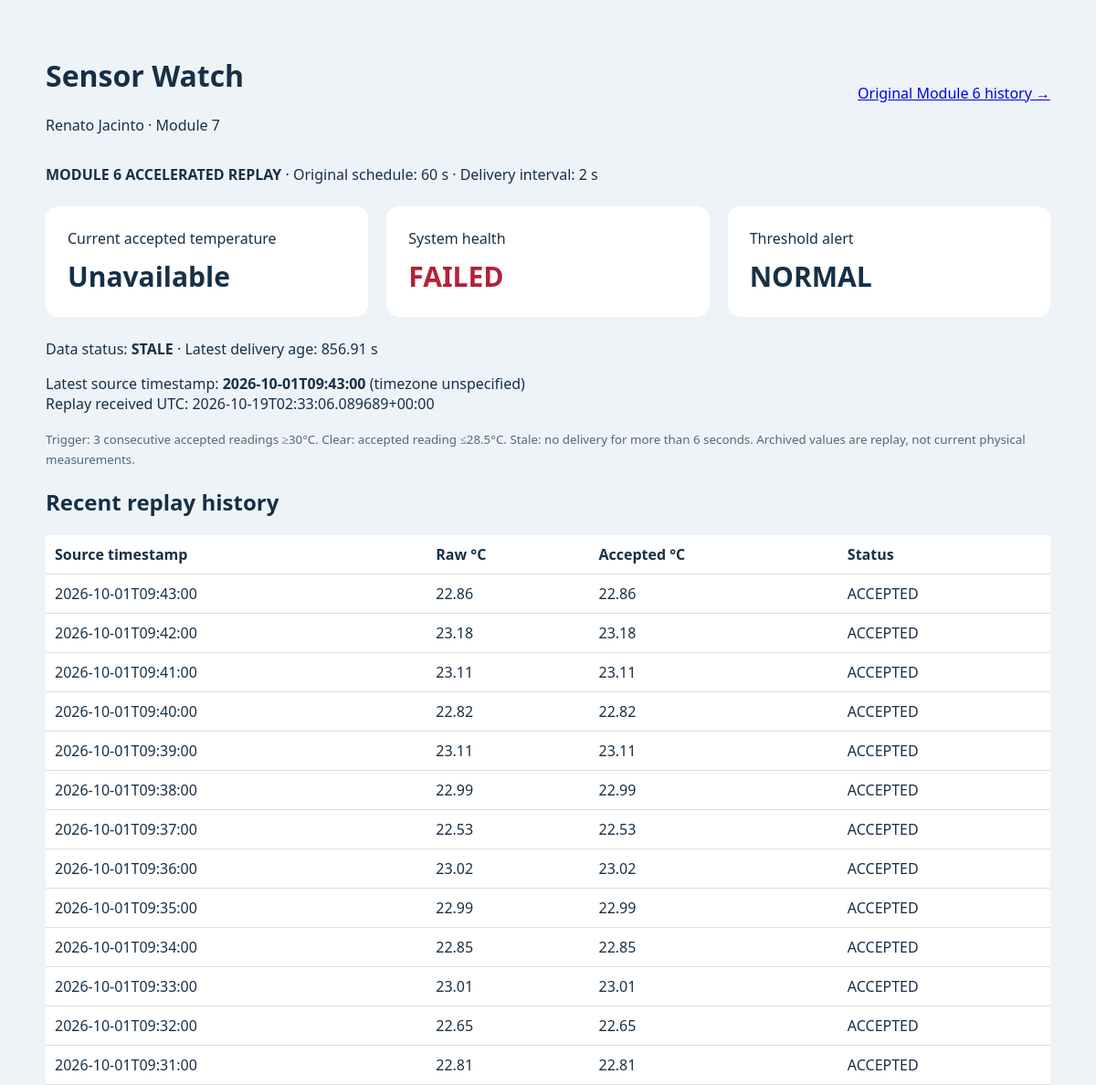
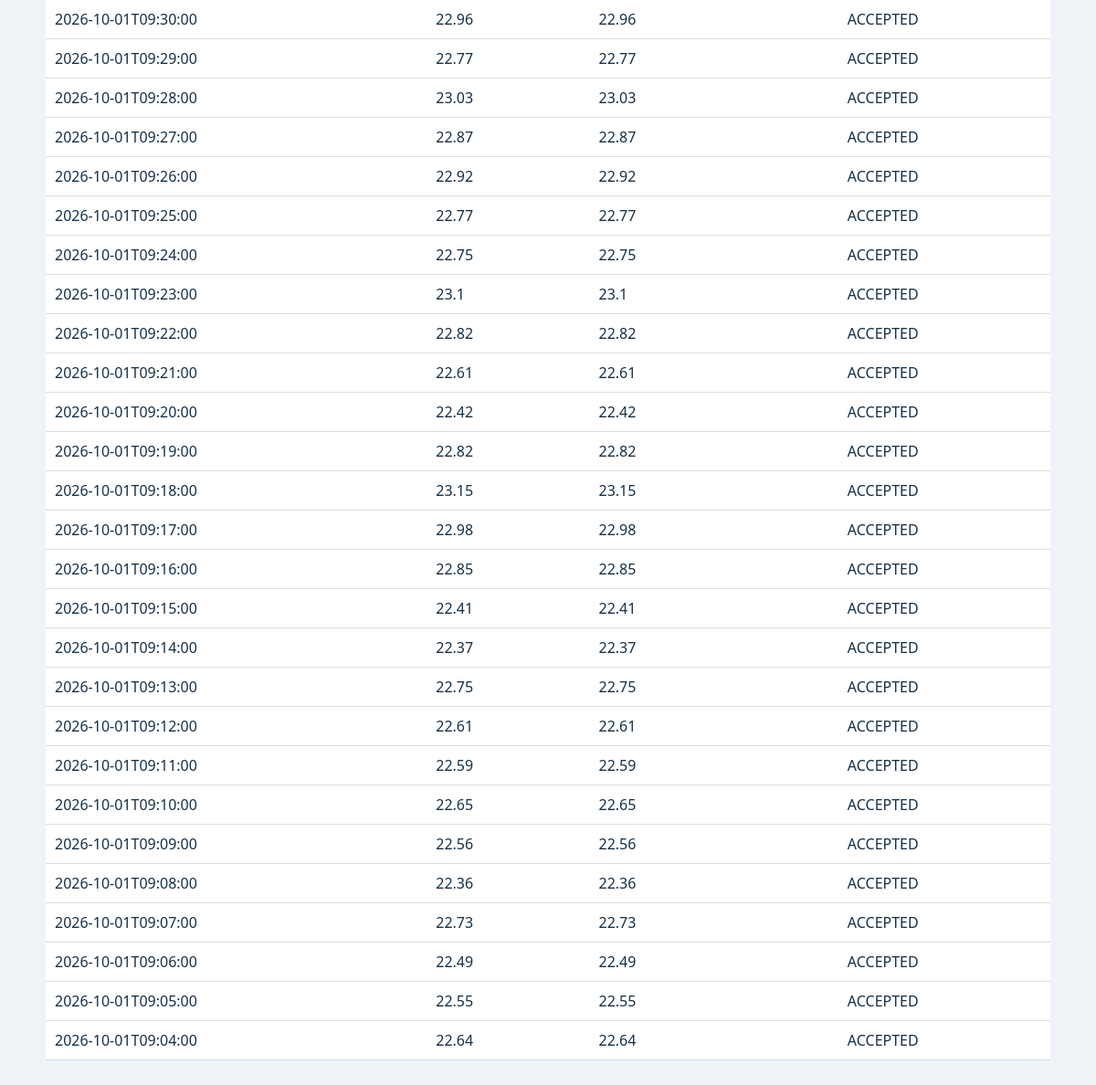
The page / on the database its author committed (2 pictures, top to bottom).
### tables this page shows
CREATE TABLE monitor_state (
              id INTEGER PRIMARY KEY CHECK(id=1), cursor INTEGER NOT NULL,
              alert TEXT NOT NULL, high_count INTEGER NOT NULL);

CREATE TABLE monitor_readings (
              id INTEGER PRIMARY KEY, received_utc TEXT NOT NULL,
              source_timestamp TEXT NOT NULL, raw_value TEXT NOT NULL,
              accepted_value REAL, status TEXT NOT NULL, provenance TEXT NOT NULL);

### app.py (the view)
    @app.get('/')
    def dashboard():
        return render_template('dashboard.html', **monitor.snapshot())

### app.py (called while the page is built)
def create_app(monitor):
    app = Flask(__name__)
    @app.get('/')
    def dashboard():
        return render_template('dashboard.html', **monitor.snapshot())
    @app.get('/api/status')
    def status():
        return jsonify(monitor.snapshot())
    @app.get('/history')
    def archive():
        with monitor.connect() as db:
            rows = [dict(r) for r in db.execute("SELECT * FROM readings WHERE sensor_id='temperature' ORDER BY timestamp")]
        return render_template('history.html', rows=rows)
    @app.errorhandler(Exception)
    def error(exc):
        from werkzeug.exceptions import HTTPException
        if isinstance(exc, HTTPException):
            return exc
        event(monitor.log,'APPLICATION_ERROR',level='ERROR',error=repr(exc))
        return jsonify(health='FAILED',error='Request failed; inspect application log'),503
    return app

    def connect(self):
        db = sqlite3.connect(self.path, timeout=10)
        db.row_factory = sqlite3.Row
        return db

### templates/dashboard.html (shortened to what this page needs)
<!doctype html><html lang="en"><meta charset="utf-8"><meta http-equiv="refresh" content="2"><title>Sensor Watch</title>
<header><div><h1>Sensor Watch</h1><p>Renato Jacinto · Module 7</p></div><a href="/history">Original Module 6 history →</a></header>
<p><b>{{mode}}</b> · Original schedule: 60 s · Delivery interval: {{interval}} s</p>
<section><article>Current accepted temperature<strong>{{current if current is not none else 'Unavailable'}} {% if current is not none %}°C{% endif %}</strong></article><article>System health<strong class="{{health}}">{{health}}</strong></article><article>Threshold alert<strong class="{{alert}}">{{alert}}</strong></article></section>
<p>Data status: <b>{{data_status}}</b> · Latest delivery age: {{age_seconds}} s</p>
{% if latest %}<p>Latest source timestamp: <b>{{latest.source_timestamp}}</b> (timezone unspecified)<br>Replay received UTC: {{latest.received_utc}}</p>{% endif %}
<small>Trigger: 3 consecutive accepted readings ≥30°C. Clear: accepted reading ≤28.5°C. Stale: no delivery for more than {{3*interval}} seconds. Archived values are replay, not current physical measurements.</small>
<h2>Recent replay history</h2><table><tr><th>Source timestamp</th><th>Raw °C</th><th>Accepted °C</th><th>Status</th></tr>{% for r in recent %}<tr><td>{{r.source_timestamp}}</td><td>{{r.raw_value}}</td><td>{{r.accepted_value if r.accepted_value is not none else '—'}}</td><td>{{r.status}}</td></tr>{% endfor %}</table></html>

### templates/dashboard.html (style rules this page uses)
header { display:flex;justify-content:space-between;align-items:center }
section { display:flex;gap:20px;margin:24px 0 }
article { background:white;padding:24px;border-radius:14px;flex:1 }
strong { display:block;font-size:30px;margin-top:10px }
.FAILED { color:#b32136 }
table { background:white;border-collapse:collapse;width:100% }
td,th { text-align:left;padding:10px;border-bottom:1px solid #ddd }
small { color:#50687b }

### rows shown on the page
monitor_state: alert "NORMAL"
monitor_readings: source_timestamp "2026-10-01T09:43:00", received_utc "2026-10-19T02:33:06.089689+00:00", raw_value "22.86", accepted_value "22.86", status "ACCEPTED"
monitor_readings: source_timestamp "2026-10-01T09:42:00", raw_value "23.18", accepted_value "23.18", status "ACCEPTED"
monitor_readings: source_timestamp "2026-10-01T09:41:00", raw_value "23.11", accepted_value "23.11", status "ACCEPTED"
monitor_readings: source_timestamp "2026-10-01T09:40:00", raw_value "22.82", accepted_value "22.82", status "ACCEPTED"
monitor_readings: source_timestamp "2026-10-01T09:39:00", raw_value "23.11", accepted_value "23.11", status "ACCEPTED"
monitor_readings: source_timestamp "2026-10-01T09:38:00", raw_value "22.99", accepted_value "22.99", status "ACCEPTED"
monitor_readings: source_timestamp "2026-10-01T09:37:00", raw_value "22.53", accepted_value "22.53", status "ACCEPTED"
monitor_readings: source_timestamp "2026-10-01T09:36:00", raw_value "23.02", accepted_value "23.02", status "ACCEPTED"
monitor_readings: source_timestamp "2026-10-01T09:35:00", raw_value "22.99", accepted_value "22.99", status "ACCEPTED"
monitor_readings: source_timestamp "2026-10-01T09:34:00", raw_value "22.85", accepted_value "22.85", status "ACCEPTED"
monitor_readings: source_timestamp "2026-10-01T09:33:00", raw_value "23.01", accepted_value "23.01", status "ACCEPTED"
monitor_readings: source_timestamp "2026-10-01T09:32:00", raw_value "22.65", accepted_value "22.65", status "ACCEPTED"
monitor_readings: source_timestamp "2026-10-01T09:31:00", raw_value "22.81", accepted_value "22.81", status "ACCEPTED"
monitor_readings: source_timestamp "2026-10-01T09:30:00", raw_value "22.96", accepted_value "22.96", status "ACCEPTED"
monitor_readings: source_timestamp "2026-10-01T09:29:00", raw_value "22.77", accepted_value "22.77", status "ACCEPTED"
monitor_readings: source_timestamp "2026-10-01T09:28:00", raw_value "23.03", accepted_value "23.03", status "ACCEPTED"
monitor_readings: source_timestamp "2026-10-01T09:27:00", raw_value "22.87", accepted_value "22.87", status "ACCEPTED"
monitor_readings: source_timestamp "2026-10-01T09:26:00", raw_value "22.92", accepted_value "22.92", status "ACCEPTED"
monitor_readings: source_timestamp "2026-10-01T09:25:00", raw_value "22.77", accepted_value "22.77", status "ACCEPTED"
monitor_readings: source_timestamp "2026-10-01T09:24:00", raw_value "22.75", accepted_value "22.75", status "ACCEPTED"
monitor_readings: source_timestamp "2026-10-01T09:23:00", raw_value "23.1", accepted_value "23.1", status "ACCEPTED"
monitor_readings: source_timestamp "2026-10-01T09:22:00", raw_value "22.82", accepted_value "22.82", status "ACCEPTED"
monitor_readings: source_timestamp "2026-10-01T09:21:00", raw_value "22.61", accepted_value "22.61", status "ACCEPTED"
monitor_readings: source_timestamp "2026-10-01T09:20:00", raw_value "22.42", accepted_value "22.42", status "ACCEPTED"
monitor_readings: source_timestamp "2026-10-01T09:19:00", raw_value "22.82", accepted_value "22.82", status "ACCEPTED"
monitor_readings: source_timestamp "2026-10-01T09:18:00", raw_value "23.15", accepted_value "23.15", status "ACCEPTED"
monitor_readings: source_timestamp "2026-10-01T09:17:00", raw_value "22.98", accepted_value "22.98", status "ACCEPTED"
monitor_readings: source_timestamp "2026-10-01T09:16:00", raw_value "22.85", accepted_value "22.85", status "ACCEPTED"
monitor_readings: source_timestamp "2026-10-01T09:15:00", raw_value "22.41", accepted_value "22.41", status "ACCEPTED"
monitor_readings: source_timestamp "2026-10-01T09:14:00", raw_value "22.37", accepted_value "22.37", status "ACCEPTED"
monitor_readings: source_timestamp "2026-10-01T09:13:00", raw_value "22.75", accepted_value "22.75", status "ACCEPTED"
monitor_readings: source_timestamp "2026-10-01T09:12:00", raw_value "22.61", accepted_value "22.61", status "ACCEPTED"
monitor_readings: source_timestamp "2026-10-01T09:11:00", raw_value "22.59", accepted_value "22.59", status "ACCEPTED"
monitor_readings: source_timestamp "2026-10-01T09:10:00", raw_value "22.65", accepted_value "22.65", status "ACCEPTED"
monitor_readings: source_timestamp "2026-10-01T09:09:00", raw_value "22.56", accepted_value "22.56", status "ACCEPTED"
monitor_readings: source_timestamp "2026-10-01T09:08:00", raw_value "22.36", accepted_value "22.36", status "ACCEPTED"
monitor_readings: source_timestamp "2026-10-01T09:07:00", raw_value "22.73", accepted_value "22.73", status "ACCEPTED"
monitor_readings: source_timestamp "2026-10-01T09:06:00", raw_value "22.49", accepted_value "22.49", status "ACCEPTED"
monitor_readings: source_timestamp "2026-10-01T09:05:00", raw_value "22.55", accepted_value "22.55", status "ACCEPTED"
monitor_readings: source_timestamp "2026-10-01T09:04:00", raw_value "22.64", accepted_value "22.64", status "ACCEPTED"

### other values the page prints
{{ mode }} "MODULE 6 ACCELERATED REPLAY"
{{ interval }} "2"
{{ current if current is not none else 'Unavailable' }} "Unavailable"
{{ health }} "FAILED"
{{ data_status }} "STALE"
{{ age_seconds }} "856.91"
{{ 3*interval }} "6"
